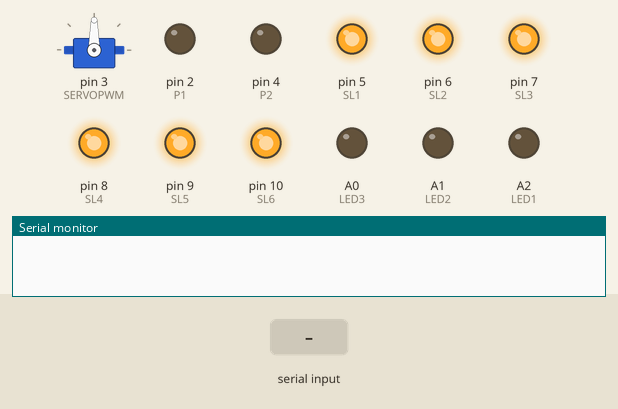
A sketch run on a simulated Arduino Uno, built with avr-gcc and run on an emulated ATmega328P. Shown: servo, output pins drawn as LEDs (lit = HIGH), the last lines printed to the serial monitor. Dashed ring = blinking. The test bench sets the inputs (shaded band).

Above: at 2.4 s.
2.5 s: "i/45\n" received over Serial
At 5.5 s:
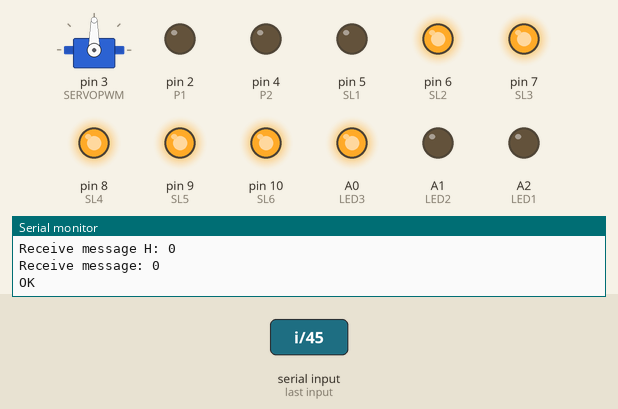
At 13.5 s:
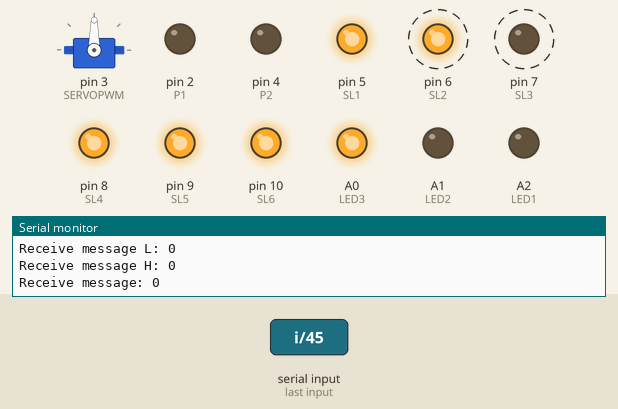
Timing chart, 0 to 22.8 s (numbered marks = the images above; inputs shaded):
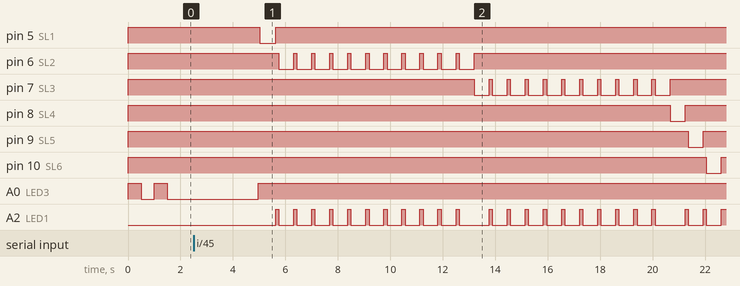

The sketch:

Main_Control_Unit_1_0.ino
```cpp
#include <Arduino.h>
#include <math.h>
#include <SPI.h>
#include <Servo.h>

// User defines

//#define MOSI 11
//#define MISO 12
//#define SCK 13
#define SL1 5
#define SL2 6
#define SL3 7
#define SL4 8
#define SL5 9
#define SL6 10
#define SLnum 6

#define LED1 A2
#define LED2 A1
#define LED3 A0

#define SERVOPWM 3
#define servo_open 1200
#define servo_close 1900

#define P1 2
#define P2 4

Servo servo1; //inicializace objektru serva

// Global variables
double DH[6][4] = {{0.01, -90, 220, 3.5}, // tabulka DH parametru
                  {-90, 0, 0, 500},
                  {0.01, 90, 0, 0},
                  {0.01 , -90, 360, 0},
                  {0.01, 90, 0, 0},
                  {0.01, 0, 44, 0}};


// promene pro editaci uhlu pred odeslanim
double SEND[6] = {};
double SEND_LAST[6] = {};
double ofset[6] = {280, 100, 105, 192, 0, 0};
double limits[6][2] = {{90, -90},{80, -80},{60, -60},{160, -160},{90, -90},{170, -170}}; // MAX, MIN
// promene pro inverzni kinematiku
int Q;
double time_d = 0;
//promene pro komunikace
char Angle_type;
double ResVal[6] = {};
int servo_res;

//SPI Communication
int SPI_com(int message, int slave)
{
  uint8_t mess_L =  message;
  uint8_t mess_H = message >> 8; //rozdeleni do dvou bytu pro prenos
  uint8_t resMess_L = 0;
  uint8_t resMess_H = 0;
  int resMess = 0;
  if(Angle_type == 'i'|| Angle_type == 'd') // debud hodnoty
  {
  	Serial.print("Slave: ");
  	Serial.println(slave);
  }
  switch (slave) // vybrani otroka
  {
  case 1:
    digitalWrite(SL1, LOW); //aktivni
    digitalWrite(SL2, HIGH);
    digitalWrite(SL3, HIGH);
    digitalWrite(SL4, HIGH);
    digitalWrite(SL5, HIGH);
    digitalWrite(SL6, HIGH);
    resMess_L = SPI.transfer(mess_L); //poslani prvniho bytu
    resMess_H = SPI.transfer(mess_H); //poslani druheho bytu
    break;
  case 2:
    digitalWrite(SL1, HIGH);
    digitalWrite(SL2, LOW); //aktivni
    digitalWrite(SL3, HIGH);
    digitalWrite(SL4, HIGH);
    digitalWrite(SL5, HIGH);
    digitalWrite(SL6, HIGH);
    resMess_L = SPI.transfer(mess_L); //poslani prvniho bytu
    resMess_H = SPI.transfer(mess_H); //poslani druheho bytu
    break;
  case 3:
    digitalWrite(SL1, HIGH);
    digitalWrite(SL2, HIGH);
    digitalWrite(SL3, LOW); //aktivni
    digitalWrite(SL4, HIGH);
    digitalWrite(SL5, HIGH);
    digitalWrite(SL6, HIGH);
    resMess_L = SPI.transfer(mess_L); //poslani prvniho bytu
    resMess_H = SPI.transfer(mess_H); //poslani druheho bytu
    break;
  case 4:
    digitalWrite(SL1, HIGH);
    digitalWrite(SL2, HIGH);
    digitalWrite(SL3, HIGH);
    digitalWrite(SL4, LOW); //aktivni
    digitalWrite(SL5, HIGH);
    digitalWrite(SL6, HIGH);
    resMess_L = SPI.transfer(mess_L); //poslani prvniho bytu
    resMess_H = SPI.transfer(mess_H); //poslani druheho bytu
    break;
  case 5:
    digitalWrite(SL1, HIGH);
    digitalWrite(SL2, HIGH);
    digitalWrite(SL3, HIGH);
    digitalWrite(SL4, HIGH);
    digitalWrite(SL5, LOW); //aktivni
    digitalWrite(SL6, HIGH);
    resMess_L = SPI.transfer(mess_L); //poslani prvniho bytu
    resMess_H = SPI.transfer(mess_H); //poslani druheho bytu
    break;
  case 6:
    digitalWrite(SL1, HIGH);
    digitalWrite(SL2, HIGH);
    digitalWrite(SL3, HIGH);
    digitalWrite(SL4, HIGH);
    digitalWrite(SL5, HIGH);
    digitalWrite(SL6, LOW); //aktivni
    resMess_L = SPI.transfer(mess_L); //poslani prvniho bytu
    resMess_H = SPI.transfer(mess_H); //poslani druheho bytu
    break;
  default:
    SPI.endTransaction();
    return 0;
    break;
  }
  Serial.print("Message: ");
  Serial.println(message);
  if(Angle_type == 'i'|| Angle_type == 'd') // debud hodnoty
  {
  	Serial.print("Message L: ");
  	Serial.println(mess_L);
  	Serial.print("Message H: ");
  	Serial.println(mess_H);
  	Serial.print("Receive message L: ");
  	Serial.println(resMess_L);
  	Serial.print("Receive message H: ");
  	Serial.println(resMess_H);

  }
  resMess = resMess_L << 8;
  resMess = resMess | resMess_H; //spojeni vracenych hodnot
  Serial.print("Receive message: ");
  Serial.println(resMess);

  if(message == resMess){
    Serial.println("OK"); //komunikace probehla uspesne
    delay(500);
    digitalWrite(SL1, HIGH);
  	digitalWrite(SL2, HIGH);
  	digitalWrite(SL3, HIGH);
  	digitalWrite(SL4, HIGH);
  	digitalWrite(SL5, HIGH);
  	digitalWrite(SL6, HIGH);
    return 1;
  }
  else{
    delay(500);
    digitalWrite(SL1, HIGH);
  	digitalWrite(SL2, HIGH);
  	digitalWrite(SL3, HIGH);
  	digitalWrite(SL4, HIGH);
  	digitalWrite(SL5, HIGH);
  	digitalWrite(SL6, HIGH);
    return 0;
  }
}

//Obeslani vsech otraku
void TransSPI()
{
  int count = 1;
  int err = 0;
  int sent_err = 0;

  for(int x = 0; x < 4; x++) //editace hodnot pro odeslani
  {
	SEND[x] = DH[x][0] + ofset[x];
  }

  SEND[4] = DH[4][0] + (SEND_LAST[3] - DH[3][0]);
  SEND_LAST[4] = SEND[4];
  SEND[5] = DH[5][0] + (SEND_LAST[4] - DH[4][0]);
  SEND_LAST[5] = SEND[5];
  for(int x = 0; x < 4; x++)
  {
	SEND_LAST[x] = SEND[x];
  }

  while(count < SLnum + 1) //vybirani a komunikace s jednotlivymi otroky
  {
  	if(Angle_type == 'i'|| Angle_type == 'd') // debug hodnoty
  	{
  		Serial.print("TRY: ");
    	Serial.println(err);
  	}

    if(SPI_com(SEND[count-1], count) == 1) //pokus o odeslani
    {
      count++;
    }
    else
    {
    	err++;
    }

    if(err > 10) // preskoceni na dalsiho otroka v pripade 10 nepovedených pokosu
    {
    	if(Angle_type == 'i'|| Angle_type == 'd') //debug poznamky
    	{
    		Serial.println("ERR NEXT");
    	}
      count++;
      sent_err++;
      err = 0;
    }
    else //uspesne odeslani
    {
    	digitalWrite(LED1, HIGH);
    	delay(120);
    	digitalWrite(LED1, LOW);
    	if(Angle_type == 'i'|| Angle_type == 'd') // debug poznamky
    	{
    		Serial.println("SEND");
    	}
    }
  }
  if(sent_err == 0) // uspesne odeslani vsem otrokum
  {
  	Serial.println("ALL OK");
  	digitalWrite(LED1, HIGH);
    delay(100);
    digitalWrite(LED1, LOW);
  }
  else // aspon jeden neuspech
  {
    digitalWrite(LED1, HIGH);
    delay(100);
    digitalWrite(LED1, LOW);
    delay(100);
    digitalWrite(LED1, HIGH);
    delay(100);
    digitalWrite(LED1, LOW);
    Serial.println("ERR");
  }

}

//Value limitation MAX, MIN
double ValLim(double val, double maxV, double minV)
{
  if(val >= maxV)
  {
    digitalWrite(LED2, HIGH);
    return maxV;
  }
  else if(val <= minV)
  {
    digitalWrite(LED2, HIGH);
    return minV;
  }
  else
  {
    digitalWrite(LED2, LOW);
    return val;
  }
}

//Rotational matrix
void RotMat(double angle, double alpha, double d, double a, double(*M)[4])
{
  double angle_r = radians(angle); //prepocet na radiany
  double alpha_r = radians(alpha); //prepocet na radiany
  //-----
  M[0][0] = cos(angle_r);
  M[0][1] = -sin(angle_r) * cos(alpha_r);
  M[0][2] = sin(angle_r) * sin(alpha_r);
  M[0][3] = a * cos(angle_r);
  //-----
  M[1][0] = sin(angle_r);
  M[1][1] = cos(angle_r) * cos(alpha_r);
  M[1][2] = -cos(angle_r) * sin(alpha_r);
  M[1][3] = a * sin(angle_r);
  //-----
  M[2][0] = 0;
  M[2][1] = sin(alpha_r);
  M[2][2] = cos(alpha_r);
  M[2][3] = d;
  //-----
  M[3][0] = 0;
  M[3][1] = 0;
  M[3][2] = 0;
  M[3][3] = 1;

}

//matrix mutlipication
void MatMul(double (*A)[4], double (*B)[4], int size, double (*C)[4])
{
  for(int i = 0; i < size; i++)
  {
    for(int j = 0; j < size; j++)
    {
      for(int k = 0; k < size; k++)
      {
        C[i][j] += A[i][k] * B[k][j];
      }
    }
  }
}

//matrix inversion
void MatInv(double (*X)[4], double (*L)[4])
{
  for(int i = 0; i < 4; i++){
    for(int y = 0; y < 4; y++){
        L[i][y] = X[y][i];
    }
  }
}

//Inverse Kinematics
void InverseKinematics(double Xcor, double Ycor, double Zcor, double y_cor, double p_cor, double r_cor)
{
  double time_s = micros(); // zaznamenani pocatecniho casu
  //QVADRANT
  if(Xcor > 0 && Ycor > 0){
    Q = 1;
  }
  else if(Xcor < 0 && Ycor > 0){
    Q = 2;
  }
  else if(Xcor < 0 && Ycor < 0){
    Q = 3;
  }
  else if(Xcor > 0 && Ycor < 0){
    Q = 4;
  }

  //degrees to readians
  double y_cor_r = radians(y_cor);
  double p_cor_r = radians(p_cor);
  double r_cor_r = radians(r_cor);

  //ROT Matrix
  double ROT[4][4] = {{0, 0, 0, 0},
                    {0, 0, 0, 0},
                    {0, 0, 0, 0},
                    {0, 0, 0, 0}};
  ROT[0][0] = -((cos(y_cor_r) * cos(r_cor_r)) - (cos(p_cor_r) * sin(y_cor_r) * sin(r_cor_r)));
  ROT[0][1] = (cos(r_cor_r) * sin(y_cor_r)) + (cos(y_cor_r) * cos(p_cor_r) * sin(r_cor_r));
  ROT[0][2] = sin(p_cor_r) * sin(r_cor_r);
  ROT[0][3] = Xcor;
  //-------
  ROT[1][0] = (cos(p_cor_r) * cos(r_cor_r) * sin(y_cor_r)) + (cos(y_cor_r) * sin(r_cor_r));
  ROT[1][1] = (cos(y_cor_r) * cos(p_cor_r) * cos(r_cor_r)) - (sin(y_cor_r) * sin(r_cor_r));
  ROT[1][2] = cos(r_cor_r) * sin(p_cor_r);
  ROT[1][3] = Ycor;
  //-------
  ROT[2][0] = sin(y_cor_r) * sin(p_cor_r);
  ROT[2][1] = cos(y_cor_r) * sin(p_cor_r);
  ROT[2][2] = -cos(p_cor_r);
  ROT[2][3] = Zcor;
  //-------
  ROT[3][0] = 0;
  ROT[3][1] = 0;
  ROT[3][2] = 0;
  ROT[3][3] = 1;

  //R06_r Matrix
  double R06_r[4][4] = {{-1, 0.00001, 0, 0},
                      {-0.00001, -1, 0, 0},
                      {0, 0, 1, -44},
                      {0, 0, 0, 1}};


  //R05 Matrix
  double R05[4][4] = {{0}};
  MatMul(ROT, R06_r, 4, R05); // roznasobeni matic

  //Angle J1
  double angle_J1 = atan(R05[1][3] / R05[0][3]);
  if(Q == 2){
    angle_J1 = degrees(angle_J1) * (-1) + 90;
  }
  else if(Q == 3){
    angle_J1 = degrees(angle_J1) * (-1) - 90;
  }
  else{
    angle_J1 = degrees(angle_J1);
  }

  //ARM POS PARAMETERS
  double pX = sqrt(R05[0][3] * R05[0][3] + R05[1][3] * R05[1][3]);
  double pY = R05[2][3] - DH[0][2];
  double pXa = pX - DH[0][3];
  double pa2H = sqrt(pY * pY + pXa * pXa);
  double pa3H = sqrt(DH[3][2] * DH[3][2] + DH[2][3] * DH[2][3]);
  double angle_J2, angle_J3, angle_A, angle_B;
  //ARM FORWARD
  if(pXa > 0)
  {
    angle_A = atan(pY / pXa);
    angle_B = acos((DH[1][3]*DH[1][3] + pa2H*pa2H - pa3H*pa3H)/(2*DH[1][3]*pa2H));
    angle_J2 = -(angle_A + angle_B);
    angle_J3 =PI - acos((pa3H*pa3H + DH[1][3]*DH[1][3] - pa2H*pa2H) / (2*pa3H*DH[1][3]));
  }
  //ARM MID
  else
  {
    angle_A = acos((DH[1][3]*DH[1][3] + pa2H*pa2H - DH[3][2]*DH[3][2])/(2*DH[1][3]*pa2H));
    angle_B = atan(pXa / pY);
    angle_J2 = -PI/2 - (angle_A + angle_B);
    angle_J3 = PI - acos((pa3H*pa3H + DH[1][3]*DH[1][3] - pa2H*pa2H)/(2*pa3H*DH[1][3]));
  }

  //DH table update
  DH[0][0] = ValLim(angle_J1, limits[0][0], limits[0][1]); //limitace uhlu natoceni
  DH[1][0] = ValLim(degrees(angle_J2), limits[1][0], limits[1][1]); //limitace uhlu natoceni
  DH[2][0] = ValLim(degrees(angle_J3), limits[2][0], limits[2][1]); //limitace uhlu natoceni

  //J1 Matrix
  double J1[4][4] = {{0}};
  RotMat(DH[0][0], DH[0][1], DH[0][2], DH[0][3], J1);
  //J2 Matrix
  double J2[4][4] = {{0}};
  RotMat(DH[1][0], DH[1][1], DH[1][2], DH[1][3], J2);
  //J3 Matrix
  double J3[4][4] = {{0}};
  RotMat(DH[2][0] - 90, DH[2][1], DH[2][2], DH[2][3], J3);

  //R03 Matrix
  double R02[4][4] = {{0}};
  MatMul(J1, J2, 4, R02); // roznasobeni matic
  double R03[4][4] = {{0}};
  MatMul(R02, J3, 4, R03); // roznasobeni matic
  //Inverse R03 Matrix
  double R03_inv[4][4] = {{0}};
  MatInv(R03, R03_inv); // roznasobeni matic

  //R36 Matrix
  double R36[4][4] = {{0}};
  MatMul(R03_inv, R05, 3, R36); // roznasobeni matic

  //J4, J5 and J6 calculation
  double angle_J4, angle_J5, angle_J6;
  if(DH[3][0] >= 0){
    angle_J5 = atan2(sqrt(1 - R36[2][2]*R36[2][2]), R36[2][2]);
    angle_J4 = atan2(R36[1][2], R36[0][2]);
    angle_J6 = atan2(R36[2][1], -R36[2][0]);
  }
  else if(DH[3][0] < 0){
    angle_J5 = atan2(- sqrt(1 - R36[2][2]*R36[2][2]), R36[2][2]);
    angle_J4 = atan2(-R36[1][2], -R36[0][2]);
    angle_J6 = atan2(-R36[2][1], R36[2][0]);
  }

  //DH update
  DH[3][0] = ValLim(degrees(angle_J4), limits[3][0], limits[3][1]); //limitace uhlu natoceni
  DH[4][0] = ValLim(degrees(angle_J5), limits[4][0], limits[4][1]); //limitace uhlu natoceni
  DH[5][0] = ValLim(degrees(angle_J6), limits[5][0], limits[5][1]); //limitace uhlu natoceni

  time_d = micros() - time_s; //vypocteni doby trvani
  Serial.print("Cas ");
  Serial.println(time_d);
}

//Read position value
void ReadPos()
{
  //Serial.println("RES");
  String mess = Serial.readString();
  //Serial.println(mess);
  Angle_type = mess[0]; //urceni charakteru rezimu
  //Serial.println(Angle_type);
  if(Angle_type == 'S' || Angle_type == 's') // cteni pro servo
  {
  	String ser_h;
  	int i = 1;
  	while(mess[i] != ';')
  	{
  		ser_h = ser_h + mess[i];
  		i++;
  		if(i > 3)
  		{
  			break;
  		}
  	}
  	servo_res = ser_h.toInt();
  }
  else //cteni pro pohyb
  {
  	int i = 1;
  int last = 1;
  int end = 1;
  int count = 0;
  String help;
  while (true) // smycka pro cteni vsech parametru
  {
    if(mess[i] == '/')
    {
      help = "";
      for(int y = end; y < last; y++)
      {
        help = help + mess[y];
        //Serial.println(mess[y]);
      }
      //Serial.println(" ");
      //Serial.println(help);
      ResVal[count] = help.toInt(); //prevadeni precteneho stringu na int
      count++;
      end = last + 1;

    }
    else if(mess[i] == ';' or count == 6) // konec cteni vsech hodnot
    {

      for(int i = 0; i < 6; i++)
      {
        Serial.println(ResVal[i]);
      }

      break;
    }
    last++;
    i++;
  }

  }
}

//Setting servo angle
void servo(int val)
{
	int ser_val = map(val, 0, 100, servo_open, servo_close); // prevadeni procent rozevreni na uhel
	servo1.writeMicroseconds(ser_val);

}

void setup() {

  pinMode(SL1, OUTPUT);
  pinMode(SL2, OUTPUT);
  pinMode(SL3, OUTPUT);
  pinMode(SL4, OUTPUT);
  pinMode(SL5, OUTPUT);
  pinMode(SL6, OUTPUT);

  pinMode(LED1, OUTPUT);
  pinMode(LED2, OUTPUT);
  pinMode(LED3, OUTPUT);

  pinMode(SERVOPWM, OUTPUT);
  pinMode(P1, OUTPUT);
  pinMode(P2, OUTPUT);

  SPI.begin();
  SPI.beginTransaction(SPISettings(SPI_CLOCK_DIV128, LSBFIRST, SPI_MODE2));

  digitalWrite(SL1, HIGH);
  digitalWrite(SL2, HIGH);
  digitalWrite(SL3, HIGH);
  digitalWrite(SL4, HIGH);
  digitalWrite(SL5, HIGH);
  digitalWrite(SL6, HIGH);

  Serial.begin(9600);
  servo1.attach(SERVOPWM);
}
//Startup sequence
void startup()
{
  digitalWrite(LED3, HIGH);
  delay(500);
  digitalWrite(LED3, LOW);
  delay(500);
  digitalWrite(LED3, HIGH);
  delay(500);
  digitalWrite(LED3, LOW);

  for(int  i = 3; i < 6; i++) //inicializace parametru pro editaci hodnot uhlu
  {
  	SEND_LAST[i] = DH[i][0];
  }
}

void loop()
{
  startup();

  while (true)
  {
    if(Serial.available() > 0) // kdyz je moznost seriove komunikace
    {
      	ReadPos(); // cteni a rozkodovani hodnot
      	digitalWrite(LED3, HIGH);

      	if(Angle_type == 'D' || Angle_type == 'd') //rezim direct
    	{
      		Serial.println("Direct control");
      		for(int i = 0; i < 6; i++)
      		{
        		DH[i][0] = ValLim(ResVal[i], limits[i][0], limits[i][1]);
      		}
      		TransSPI();
    	}
    	else if(Angle_type == 'I' || Angle_type == 'i') //rezim inverse kinematics
    	{
      		Serial.println("Inverse kinematics");
      		InverseKinematics(ResVal[0], ResVal[1], ResVal[2], ResVal[3], ResVal[4], ResVal[5]);
      		for(int i = 0; i < 6; i++)
      		{
        		Serial.println(DH[i][0]);
      		}
      		TransSPI();
    	}
    	else if(Angle_type == 'S' || Angle_type == 's') //rezim serva (gripperu)
    	{
    		Serial.println("Gripper move");
    		servo(servo_res);
    		if(Angle_type == 's')
    		{
    			Serial.print("Servo position: ");
    			Serial.println(servo_res);
    		}
    	}
    	else // situace neznameho prikazu
    	{
      		Serial.println("Unknown command!");
    	}
    	digitalWrite(LED3, LOW);
  	}

  }

}
```

Measured:
- after the input at 2.5 s, pin 5 (SL1): HIGH → LOW after 2.5 s, → HIGH 0.61 s later; pin 6 (SL2): alternates HIGH for 0.12 s and LOW for 0.57 s, 22 changes in all, then stays HIGH, starting after 3.3 s
- by itself, A0 (LED3): alternates HIGH for 0.50 s and LOW for 0.50 s
